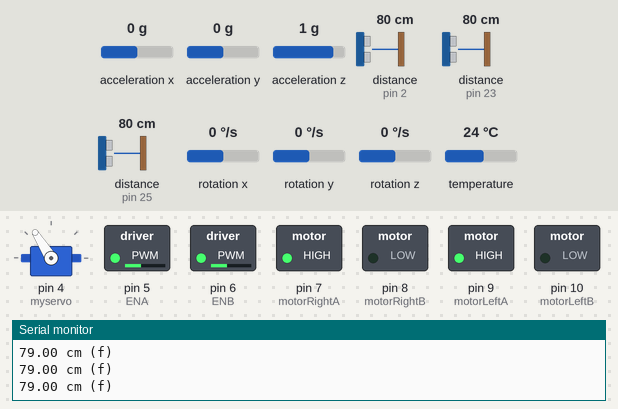
Simulated run of this sketch. Board: Arduino Mega 2560, built with avr-gcc and run on an emulated ATmega2560. On the bench: servo, switched loads named in the sketch (green lamp = pin HIGH), the last lines printed to the serial monitor. Wiring (inferred from the names in the program): ultrasonic range finder: trigger pin 3; echo pin 2. The inputs (shaded band) are chosen by the test bench; at power-on: distance to the obstacle (sensors on pin 2, pin 23, pin 25) 80 cm, acceleration x 0 g, acceleration y 0 g, acceleration z 1 g, rotation x 0 °/s, rotation y 0 °/s, rotation z 0 °/s, temperature 24 °C. The echo pulse lasts 58.3 µs per cm; pins used as bus, display or sensor lines are not drawn.

Above: at 1.3 s.
1.4 s: distance to the obstacle (sensor on pin 2) set to 33 cm
2.9 s: distance to the obstacle (sensor on pin 2) set to 27 cm
At 3.35 s:
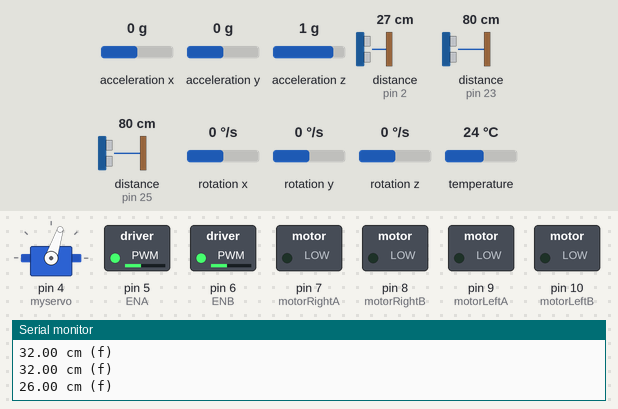
At 5.6 s:
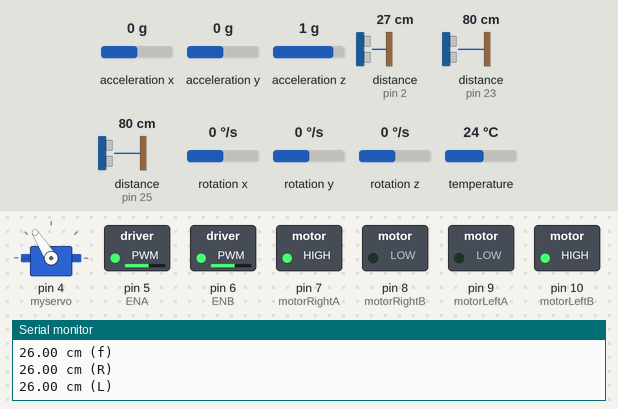
Timing chart, 0 to 7.1 s (numbered marks = the images above; inputs shaded):
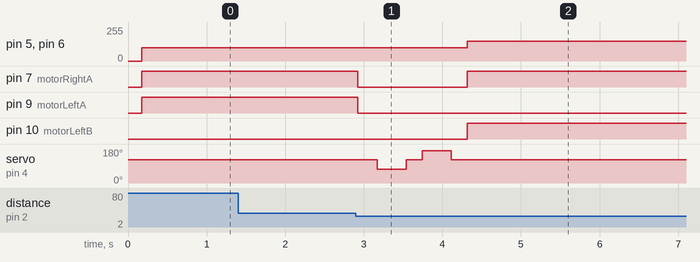

The sketch:

Autonomous_MopBot_Final.ino
```cpp
// Libraries
#include <Servo.h>
#include <Adafruit_MPU6050.h>
#include <Adafruit_Sensor.h>
#include <Wire.h>

// sonar
#define trigPinf 3
#define echoPinf 2
#define trigPinl 22
#define echoPinl 23
#define trigPinr 24
#define echoPinr 25

// servo
Servo myservo;
Adafruit_MPU6050 mpu;
float distancef;
float distancel;
float distancer;
float z_angle = 0;
int count = 0;
int corner = 0;

// motors
int ENA = 5;
int ENB = 6;
int spd = 100; // range: 0 to 255
float rot = 80;
int mop_cw = 28;
int mop_ccw = 29;
int mop_speed = 11;
int motorRightA = 7; // Right motor forward
int motorRightB = 8; // Right motor backward
int motorLeftA = 9; // Left motor forward
int motorLeftB = 10; // Left motor backward

void forward() // move forward
{
  digitalWrite(motorRightA, HIGH);
  digitalWrite(motorLeftA, HIGH);
  digitalWrite(motorRightB, LOW);
  digitalWrite(motorLeftB, LOW);
}


void stp() // stop
{
  digitalWrite(motorRightA, LOW);
  digitalWrite(motorLeftA, LOW);
  digitalWrite(motorRightB, LOW);
  digitalWrite(motorLeftB, LOW);
}


void backward()
{
  digitalWrite(motorRightA, LOW);
  digitalWrite(motorLeftA, LOW);
  digitalWrite(motorRightB, HIGH);
  digitalWrite(motorLeftB, HIGH);
}


void right() // turn right
{
  analogWrite(ENA, 150);
  analogWrite(ENB, 150);
  digitalWrite(motorRightA, LOW);
  digitalWrite(motorLeftA, HIGH);
  digitalWrite(motorRightB, HIGH);
  digitalWrite(motorLeftB, LOW);
}


void left() // turn left
{
  analogWrite(ENA, 150);
  analogWrite(ENB, 150);
  digitalWrite(motorRightA, HIGH);
  digitalWrite(motorLeftA, LOW);
  digitalWrite(motorRightB, LOW);
  digitalWrite(motorLeftB, HIGH);
}

int calcdisf() // measures the distance ahead
{
  float duration, cm;
  delay(70);
  digitalWrite(trigPinf, LOW);
  delayMicroseconds(2);
  digitalWrite(trigPinf, HIGH);
  delayMicroseconds(10);
  digitalWrite(trigPinf, LOW);

  duration = pulseIn(echoPinf, HIGH);

  cm = (duration / 2) * 0.0343;
  return cm;
}

int calcdisl() // measures the distance in left
{
  float duration, cm;
  delay(70);
  digitalWrite(trigPinl, LOW);
  delayMicroseconds(2);
  digitalWrite(trigPinl, HIGH);
  delayMicroseconds(10);
  digitalWrite(trigPinl, LOW);

  duration = pulseIn(echoPinl, HIGH);

  cm = (duration / 2) * 0.0343;
  return cm;
}

int calcdisr() // measures the distance in right
{
  float duration, cm;
  delay(70);
  digitalWrite(trigPinr, LOW);
  delayMicroseconds(2);
  digitalWrite(trigPinr, HIGH);
  delayMicroseconds(10);
  digitalWrite(trigPinr, LOW);

  duration = pulseIn(echoPinr, HIGH);

  cm = (duration / 2) * 0.0343;
  return cm;
}

float angle() // measures the turning angle in degrees
{
  sensors_event_t a, g, temp;
  mpu.getEvent(&a, &g, &temp);
  float Z_rotation;
  static unsigned long prevTime = 0;
  unsigned long currentTime = millis();
  float dt = (float)(currentTime - prevTime) / 1000.0;
  prevTime = currentTime;

  /* Print out the values */
  Z_rotation = (g.gyro.z + 0.012) * 180 / 3.1416;

  z_angle = (z_angle + Z_rotation * dt);
  //Serial.print(z_angle);
  //Serial.println(" deg");
  return z_angle;
}

void zigzag() // function for navigating the room
{
  z_angle = 0;
    if (count % 2 == 0) {
      left();
    }
    else {
      right();
    }
    while (abs(angle()) <= rot)
    {
      if (count % 2 == 0) {
        left();
      }
      else {
        right();
      }
      if (abs(angle()) > rot)
        break;
    }
    z_angle = 0;
    stp();
    forward();
    delay(350);
    stp();
    distancef = calcdisf();
    distancel = calcdisl();
    distancer = calcdisr();
    if((distancef<30)&&((distancel<30)||(distancer<30)))
    {
      corner=corner+1;
    }
    if (count % 2 == 0) {
      left();
    }
    else {
      right();
    }
    while (abs(angle()) <= rot)
    {
      if (count % 2 == 0) {
        left();
      }
      else {
        right();
      }
      if (abs(angle()) > rot)
        break;
    }
    z_angle = 0;
    stp();
    forward();
    count = count + 1;
}

 int lookRight() // front sonar turns right and measures distance
{
    myservo.write(72);
    delay(200);
    int distance = calcdisf();
    delay(100);
    myservo.write(122);
//    Serial.print(distance);
//    Serial.println(" cm");
    return distance;
}
int lookLeft()// front sonar turns left and measures distance
{
    myservo.write(172);
    delay(200);
    int distance = calcdisf();
    delay(100);
    myservo.write(122);
//    Serial.print(distance);
//    Serial.println(" cm");
    return distance;
    //delay(1000);
}
void mop()
{
  analogWrite(mop_speed, 50);
  digitalWrite(mop_cw, HIGH);
  digitalWrite(mop_ccw, LOW);
}

void stop_mop()
{
  digitalWrite(mop_cw, LOW);
  digitalWrite(mop_ccw, LOW);
}
void setup()
{
  //Serial.begin(9600);
  pinMode(trigPinf, OUTPUT);
  pinMode(echoPinf, INPUT);
  pinMode(trigPinl, OUTPUT);
  pinMode(echoPinl, INPUT);
  pinMode(trigPinr, OUTPUT);
  pinMode(echoPinr, INPUT);
  pinMode(motorRightA, OUTPUT);
  pinMode(motorRightB, OUTPUT);
  pinMode(motorLeftA, OUTPUT);
  pinMode(motorLeftB, OUTPUT);
  Serial.begin(115200);
  myservo.attach(4);
  myservo.write(122);

  // Try to initialize!
  if (!mpu.begin()) {
    Serial.println("Failed to find MPU6050 chip");
    while (1) {
      delay(100);
    }
  }
  //Serial.println("MPU6050 Found!");

  // set accelerometer range to +-8G
  mpu.setAccelerometerRange(MPU6050_RANGE_8_G);

  // set gyro range to +- 500 deg/s
  mpu.setGyroRange(MPU6050_RANGE_500_DEG);

  // set filter bandwidth to 21 Hz
  mpu.setFilterBandwidth(MPU6050_BAND_21_HZ);

  delay(100);
}


void loop()
{
  float distanceR = 0;
  float distanceL =  0;
  distancef = calcdisf();
  Serial.print(distancef);
  Serial.println(" cm (f)");
  analogWrite(ENA, spd);
  analogWrite(ENB, spd);
  if(corner<3)
  {
    forward();
    //mop();
  }
  else
  {
    stp();
    //stop_mop();
  }
  if (distancef < 30)
  {
    stp();
    delay(100);
    distancel = calcdisl();
    distancer = calcdisr();
    if((distancel<30)||(distancer<30))
    {
      corner=corner+1;
    }
    distanceR=lookRight();
    delay(200);
    distanceL = lookLeft();
    Serial.print(distanceR);
    Serial.println(" cm (R)");
    Serial.print(distanceL);
    Serial.println(" cm (L)");

    delay(200);
    if((distanceR<100)&&(distanceL<100))
    {
      if(corner<3)
      {
        zigzag();
      }
      else
      {
        stp();
      }
    }
    else
    {
      z_angle=0;
      left();
      while (abs(angle()) <= rot)
      {
        left();
        if (abs(angle()) > rot)
          break;
      }
      unsigned long start_time = millis();
      forward();
      delay(100);
      //edit
      while(calcdisr()<20)
      {
        forward();
        if(calcdisr()>20)
          break;
      }
      unsigned long real_time = millis();
      //delay(200);
      z_angle=0;
      right();
      while (abs(angle()) <= rot)
      {
        right();
        if (abs(angle()) > rot)
          break;
      }
      forward();
      delay(500);
     while(calcdisr()<20)
      {
        forward();
        if(calcdisr()>20)
          break;
      }
      //delay(500);
      z_angle=0;
      right();
      while (abs(angle()) <= rot)
      {
        right();
        if (abs(angle()) > rot)
          break;
      }
      //forward();
      //delay(200);
      forward();
      delay(real_time - start_time);
//      while(calcdisr()<20)
//      {
//        forward();
//        if(calcdisr()>20)
//          break;
//      }
      z_angle=0;
      left();
      while (abs(angle()) <= rot)
      {
        left();
        if (abs(angle()) > rot)
          break;
      }
      forward();
    }
  }

}
```

Measured:
- the behaviour switches between 31 and 30 cm on distance to the obstacle (sensor on pin 2) (found by bisection; images 0 and 1)
- after the input at 2.9 s, pin 5 (ENA), pin 6 (ENB): 100/255 → 150/255 after 1.4 s; pin 7 (motorRightA): HIGH → LOW at once, → HIGH 1.4 s later; pin 9 (motorLeftA): HIGH → LOW at once; pin 10 (motorLeftB): LOW → HIGH after 1.4 s; servo on pin 4 (myservo): 122° → 72° after 0.27 s, → 122° 0.37 s later, → 172° 0.20 s later, → 122° 0.37 s later
